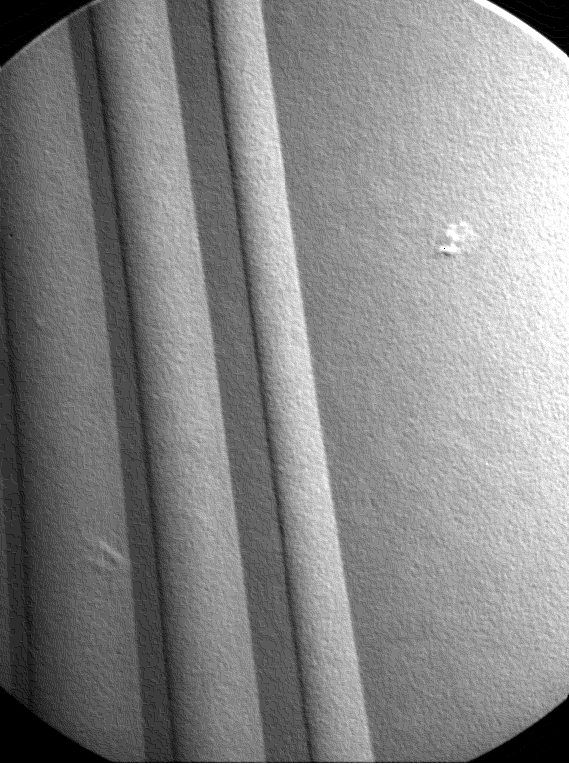
#> input picture boob/point.png, 569 x 764 px
$ jupyter execute expt6.ipynb
#> lines starting #> are read from the running program, lines starting #| are printed output that depends on the picture; after the words box and inside, x2 and y2 are one past the last pixel; in counts of white or black regions, pixels touching at a corner belong together
[cell 1]
import cv2
import numpy as np
import matplotlib.pyplot as plt

# Read the grayscale image
image = cv2.imread("point.png", cv2.IMREAD_GRAYSCALE)
#> image is the input picture: shape (764, 569); min 0, max 255, mean 134.4

# Define the Laplacian kernel for point detection
laplacian_kernel = np.array([
    [-1, -1, -1],
    [-1,  8, -1],
    [-1, -1, -1]
], dtype=np.float32)

# Apply the Laplacian filter using convolution
point_detected = cv2.filter2D(image, -1, laplacian_kernel)
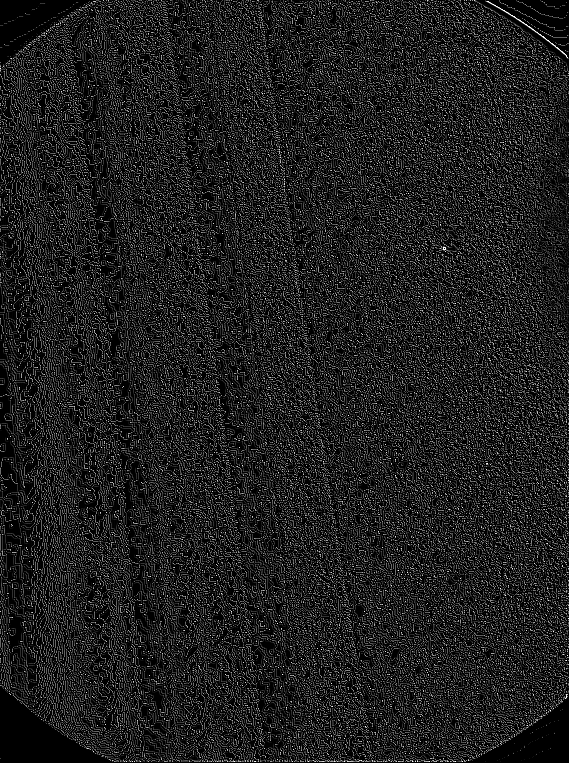
#> point_detected: shape (764, 569); min 0, max 255, mean 31.5

# Plotting the original and filtered images
plt.figure(figsize=(10, 5))

plt.subplot(1, 2, 1)
plt.imshow(image, cmap='gray')
plt.title("Original Image")
plt.xlabel("Width")
plt.ylabel("Height")

plt.subplot(1, 2, 2)
plt.imshow(point_detected, cmap='gray')
plt.title("Point Detected Image (Laplacian Filter)")
plt.xlabel("Width")
plt.ylabel("Height")

plt.tight_layout()
plt.show()
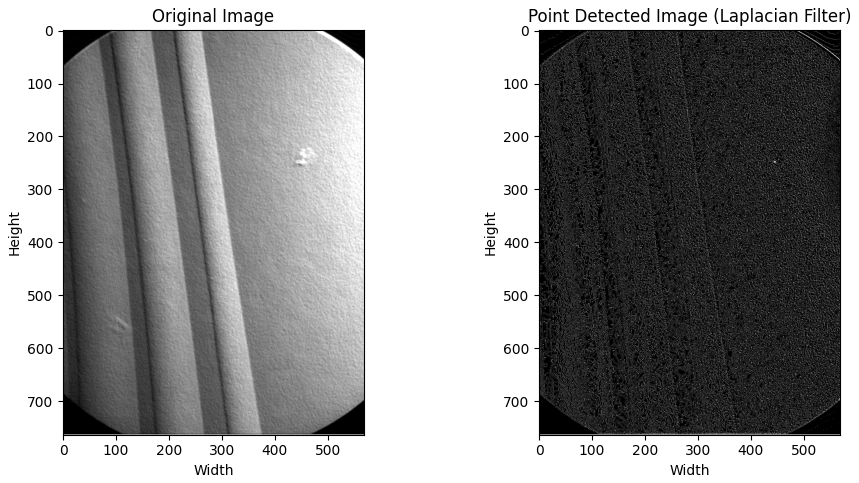
#> figure drawn by matplotlib, 2 panels
#--------------------------------------------------------------------------------------------------------------

[cell 2]
import cv2
import numpy as np
import matplotlib.pyplot as plt

# Load the grayscale image
image = cv2.imread("line.png", cv2.IMREAD_GRAYSCALE)
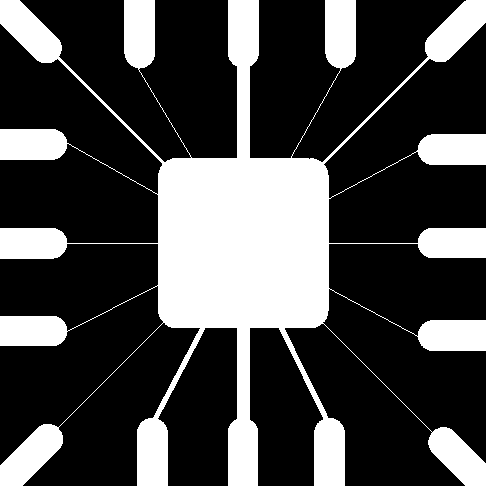
#> input picture boob/line.png, 486 x 486 px
#> image: shape (486, 486); 28.1% white; 1 white region, box (x1, y1, x2, y2) and area: (0, 0, 486, 486) 66259

# Define line detection kernels
vertical_kernel = np.array([
    [-1,  2, -1],
    [-1,  2, -1],
    [-1,  2, -1]
], dtype=np.float32)

horizontal_kernel = np.array([
    [-1, -1, -1],
    [ 2,  2,  2],
    [-1, -1, -1]
], dtype=np.float32)

diag_45_kernel = np.array([
    [-1, -1,  2],
    [-1,  2, -1],
    [ 2, -1, -1]
], dtype=np.float32)

diag_minus_45_kernel = np.array([
    [ 2, -1, -1],
    [-1,  2, -1],
    [-1, -1,  2]
], dtype=np.float32)

vertical_lines = cv2.filter2D(image, -1, vertical_kernel)
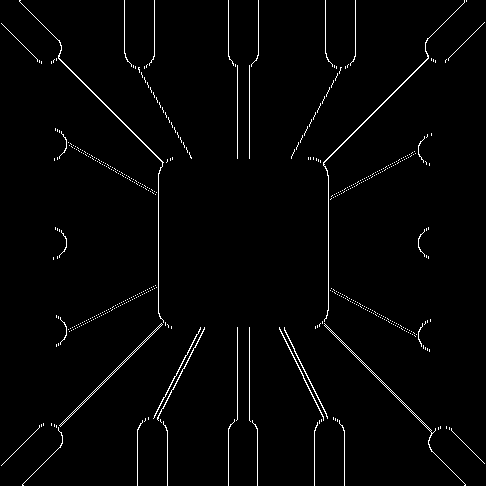
#> vertical_lines: shape (486, 486); 1.9% white in thin lines or dots
horizontal_lines = cv2.filter2D(image, -1, horizontal_kernel)
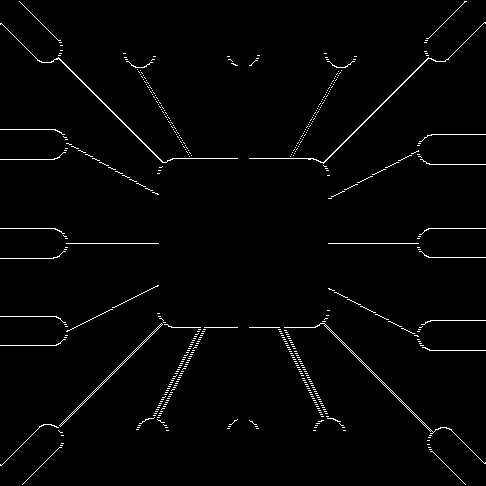
#> horizontal_lines: shape (486, 486); 1.8% white in thin lines or dots
diag_45_lines = cv2.filter2D(image, -1, diag_45_kernel)
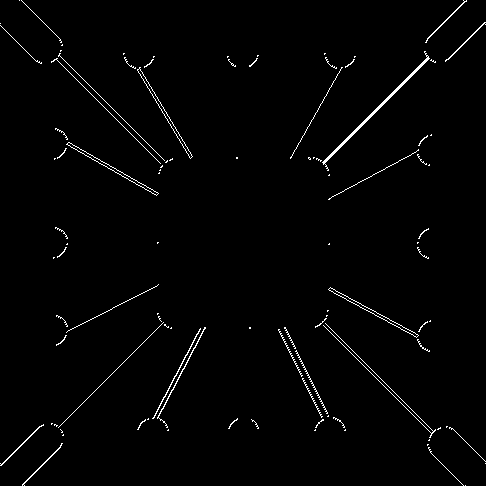
#> diag_45_lines: shape (486, 486); 1.5% white in thin lines or dots
diag_minus_45_lines = cv2.filter2D(image, -1, diag_minus_45_kernel)
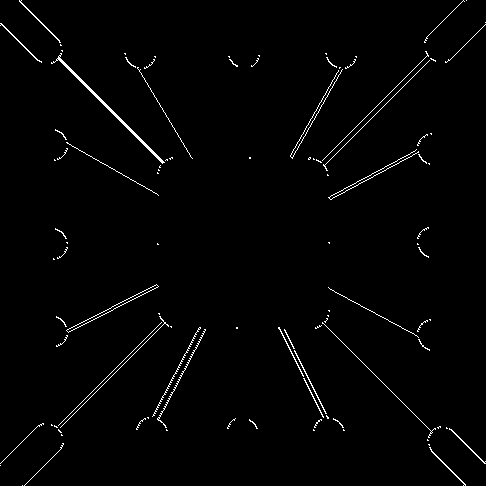
#> diag_minus_45_lines: shape (486, 486); 1.5% white in thin lines or dots

plt.figure(figsize=(12, 8))

plt.subplot(2, 3, 1)
plt.imshow(image, cmap='gray')
plt.title("Original Image")
plt.axis("off")

plt.subplot(2, 3, 2)
plt.imshow(vertical_lines, cmap='gray')
plt.title("Vertical Line Detection")
plt.axis("off")

plt.subplot(2, 3, 3)
plt.imshow(horizontal_lines, cmap='gray')
plt.title("Horizontal Line Detection")
plt.axis("off")

plt.subplot(2, 3, 4)
plt.imshow(diag_45_lines, cmap='gray')
plt.title("Diagonal 45° Line Detection")
plt.axis("off")

plt.subplot(2, 3, 5)
plt.imshow(diag_minus_45_lines, cmap='gray')
plt.title("Diagonal -45° Line Detection")
plt.axis("off")

plt.tight_layout()
plt.show()
#------------------------------------------------------------------------------------------------------------------

[cell 3]
import cv2
import numpy as np
import matplotlib.pyplot as plt

def global_thresholding(image, deltaT):
    # Initialize threshold T to the average pixel intensity
    #automatic find global threshold
    T = np.mean(image)

    # Repeat until the difference between values of T in successive iterations is smaller than deltaT

    while True:
        # Segment the image using the current threshold value
        #Divide image pixels into two groups: g1 if pixel brighter than current threshold else g2
        G1 = image > T
        G2 = image <= T

        # Compute the average intensity values for the pixels in G1 and G2
        m1 = np.mean(image[G1])
        m2 = np.mean(image[G2])
        #above calculate mean brightness of 2 groups that we have just generate

        # Compute a new threshold value as the average of m1 and m2
        new_T = (m1 + m2) / 2.0
        #New threshold is average of the two means.

        # Check if the difference between T and new_T is smaller than deltaT
        if abs(T - new_T) < deltaT:
            break

        T = new_T

    # Apply the final threshold to the image
    thresholded_image = (image > T).astype('uint8') * 255
    #Convert the final thresholded result to 0 (black) and 255 (white).
    return thresholded_image

# Load the input image
image = cv2.imread('finger.png', cv2.IMREAD_GRAYSCALE)
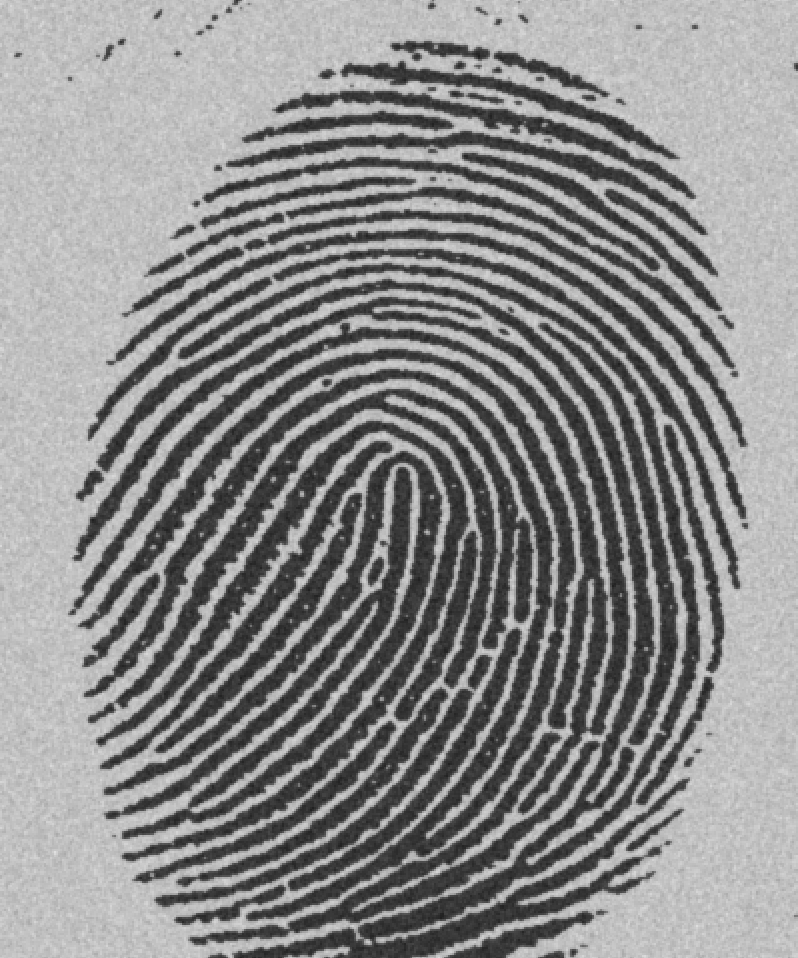
#> input picture boob/finger.png, 798 x 958 px
#> image is the input picture: shape (958, 798); min 29, max 224, mean 140

# Set the thresholding parameter deltaT
deltaT = 0.01

# Apply global thresholding to the input image
thresholded_image = global_thresholding(image, deltaT)
#> in global_thresholding, `T = np.mean(image)`: T = 140
#> the loop in global_thresholding, `while True:` made 3 passes
#> (m1, m2, new_T, T) on passes 1 to 2: (186.9, 64.41, 125.6, 125.6), (186.7, 64.04, 125.4, 125.4)
#> (m1, m2, new_T) on pass 3: (186.7, 64.04, 125.4)
#> pass 1, in global_thresholding, `G1 = image > T`:
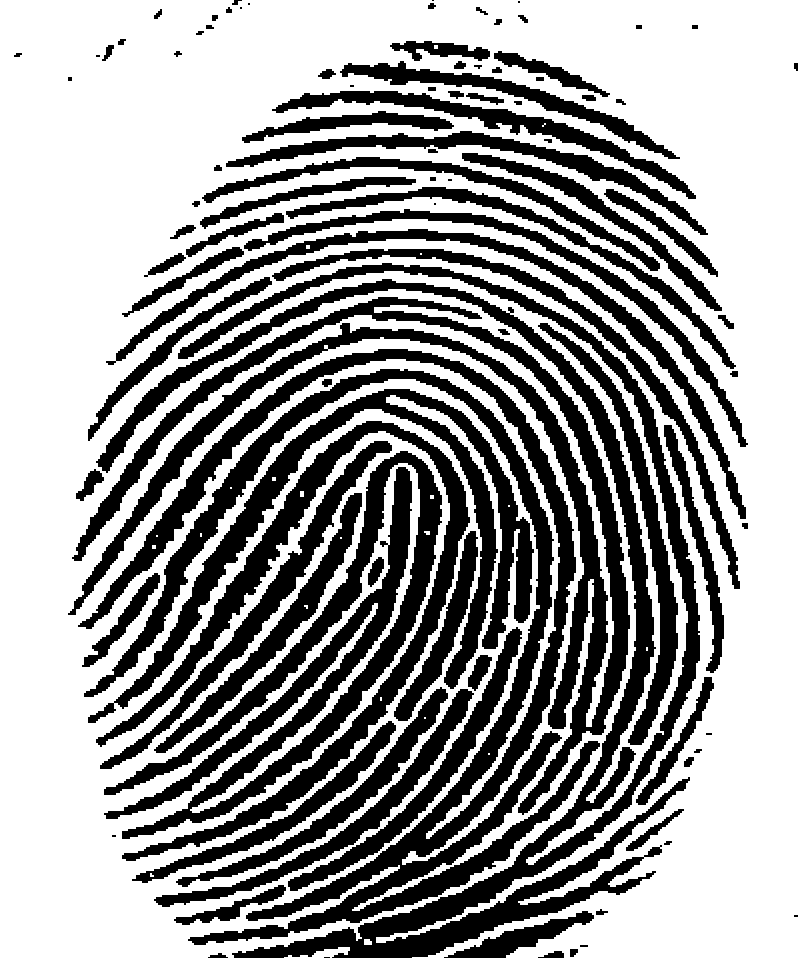
#> G1: shape (958, 798) bool; 61.7% white; 101 black regions (14 under 20 px), largest, box (x1, y1, x2, y2) and area: (78, 349, 600, 945) 43980, (96, 263, 700, 958) 40402, (68, 297, 630, 815) 29808
#> pass 2, in global_thresholding, `G1 = image > T`:
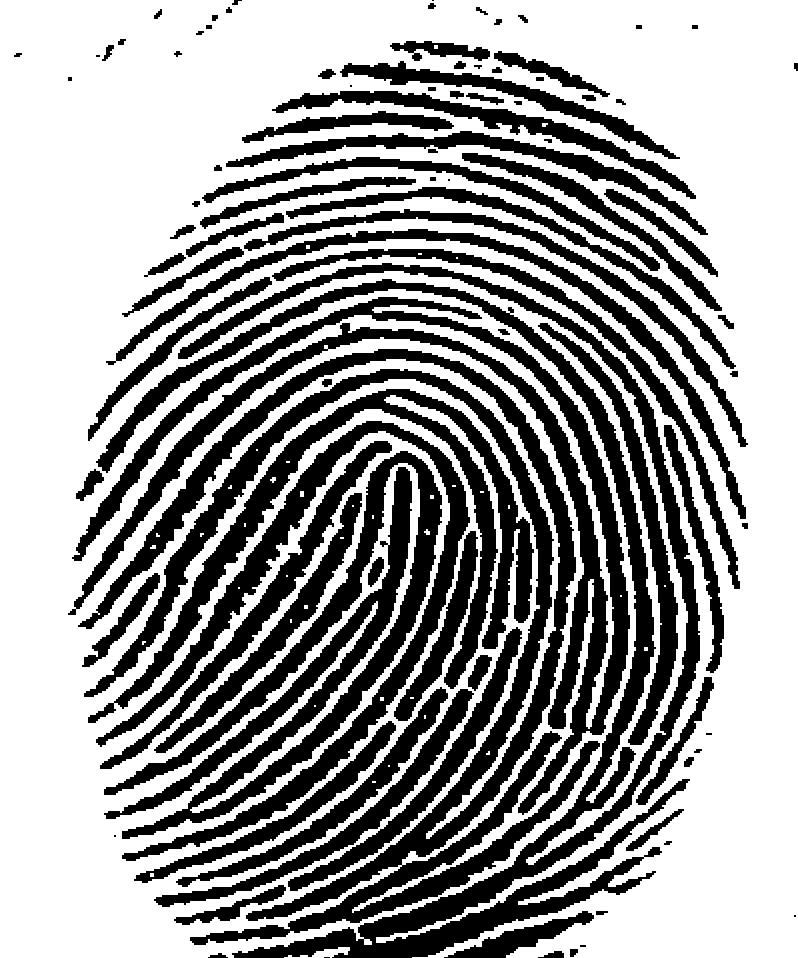
#> G1: shape (958, 798) bool; 61.9% white; 97 black regions (10 under 20 px), largest, box (x1, y1, x2, y2) and area: (78, 349, 600, 945) 43740, (96, 263, 700, 958) 40222, (68, 297, 630, 815) 29700

# Display the original and thresholded images
plt.figure(figsize=(10, 5))
plt.subplot(1, 2, 1)
plt.imshow(image, cmap='gray')
plt.title('Original Image')
plt.axis('off')

plt.subplot(1, 2, 2)
plt.imshow(thresholded_image, cmap='gray')
plt.title('Thresholded Image')
plt.axis('off')

plt.tight_layout()
plt.show()
#---------------------------------------------------------------------------------------------------------------------------

[cell 4]
import cv2
import numpy as np
import matplotlib.pyplot as plt

# Load the image
img = cv2.imread('line.png', 0)

# Define the original kernel
kernel = np.array([[-1,-1,-1],[2,2,2],[-1,-1,-1]])

# Define the -45-degree rotated kernel
rot_kernel = np.array([[2,-1,-1],[-1,2,-1],[-1,-1,2]])

# Define the horizontal kernel
h_kernel = np.array([[-1,-1,-1],[2,2,2],[-1,-1,-1]])

# Define the vertical kernel
v_kernel = np.array([[-1,2,-1],[-1,2,-1],[-1,2,-1]])

# Get the dimensions of the image and the kernels
img_height, img_width = img.shape[:2]
#> img_height = 486; img_width = 486
kernel_height, kernel_width = kernel.shape[:2]

# Create new images to store the edges
edges_orig = np.zeros((img_height, img_width), dtype=np.uint8)
edges_rot = np.zeros((img_height, img_width), dtype=np.uint8)
edges_h = np.zeros((img_height, img_width), dtype=np.uint8)
edges_v = np.zeros((img_height, img_width), dtype=np.uint8)

# Loop over each pixel in the image
for i in range(1, img_height-1):
    for j in range(1, img_width-1):
        # Multiply the original kernel with the corresponding pixel values in the image
        sum_orig = 0
        for k in range(-1, kernel_height-1):
            for l in range(-1, kernel_width-1):
                sum_orig += img[i+k, j+l] * kernel[k+1, l+1]
        edges_orig[i,j] = np.clip(sum_orig, 0, 255)

        # Multiply the 45-degree rotated kernel with the corresponding pixel values in the image
        sum_rot = 0
        for k in range(-1, kernel_height-1):
            for l in range(-1, kernel_width-1):
                sum_rot += img[i+k, j+l] * rot_kernel[k+1, l+1]
        edges_rot[i,j] = np.clip(sum_rot, 0, 255)

        # Multiply the horizontal kernel with the corresponding pixel values in the image
        sum_h = 0
        for k in range(-1, kernel_height-1):
            for l in range(-1, kernel_width-1):
                sum_h += img[i+k, j+l] * h_kernel[k+1, l+1]
        edges_h[i,j] = np.clip(sum_h, 0, 255)

        # Multiply the vertical kernel with the corresponding pixel values in the image
        sum_v = 0
        for k in range(-1, kernel_height-1):
            for l in range(-1, kernel_width-1):
                sum_v += img[i+k, j+l] * v_kernel[k+1, l+1]
        edges_v[i,j] = np.clip(sum_v, 0, 255)
#> edges_h: shape (486, 486); 1.8% white in thin lines or dots
#> edges_rot: shape (486, 486); 1.5% white in thin lines or dots
#> edges_v: shape (486, 486); 1.9% white in thin lines or dots

# Display the results using matplotlib
titles = ['Original Image', 'Edges - Original Kernel', 'Edges - 45° Rotated Kernel', 'Edges - Horizontal Kernel', 'Edges - Vertical Kernel']
images = [img, edges_orig, edges_rot, edges_h, edges_v]

plt.figure(figsize=(15, 8))
for i in range(5):
    plt.subplot(2, 3, i+1)
    plt.imshow(images[i], cmap='gray')
    plt.title(titles[i])
    plt.axis('off')
plt.tight_layout()
plt.show()
#---------------------------------------------------------------------------------------------------------------------

[cell 5]
import cv2
import numpy as np
import matplotlib.pyplot as plt

# Read the grayscale image
image = cv2.imread("point.png", cv2.IMREAD_GRAYSCALE)

# Define the Laplacian kernel for point detection
laplacian_kernel = np.array([
    [-1, -1, -1],
    [-1,  8, -1],
    [-1, -1, -1]
], dtype=np.int32)

# Get the image and kernel dimensions
img_height, img_width = image.shape
#> img_height = 764; img_width = 569
kernel_height, kernel_width = laplacian_kernel.shape

# Create an output image to store the result
point_detected = np.zeros((img_height, img_width), dtype=np.uint8)

# Perform convolution manually using nested loops
for i in range(1, img_height - 1):
    for j in range(1, img_width - 1):
        sum_val = 0
        for k in range(-1, 2):
            for l in range(-1, 2):
                sum_val += image[i + k, j + l] * laplacian_kernel[k + 1, l + 1]

        # Clip result to valid range [0, 255]
        point_detected[i, j] = np.clip(sum_val, 0, 255)

# Plot the original and filtered images
plt.figure(figsize=(10, 5))

plt.subplot(1, 2, 1)
plt.imshow(image, cmap='gray')
plt.title("Original Image")
plt.xlabel("Width")
plt.ylabel("Height")

plt.subplot(1, 2, 2)
plt.imshow(point_detected, cmap='gray')
plt.title("Point Detected Image (Manual Convolution)")
plt.xlabel("Width")
plt.ylabel("Height")

plt.tight_layout()
plt.show()
#-------------------------------------------------------------------------------------------------------------
